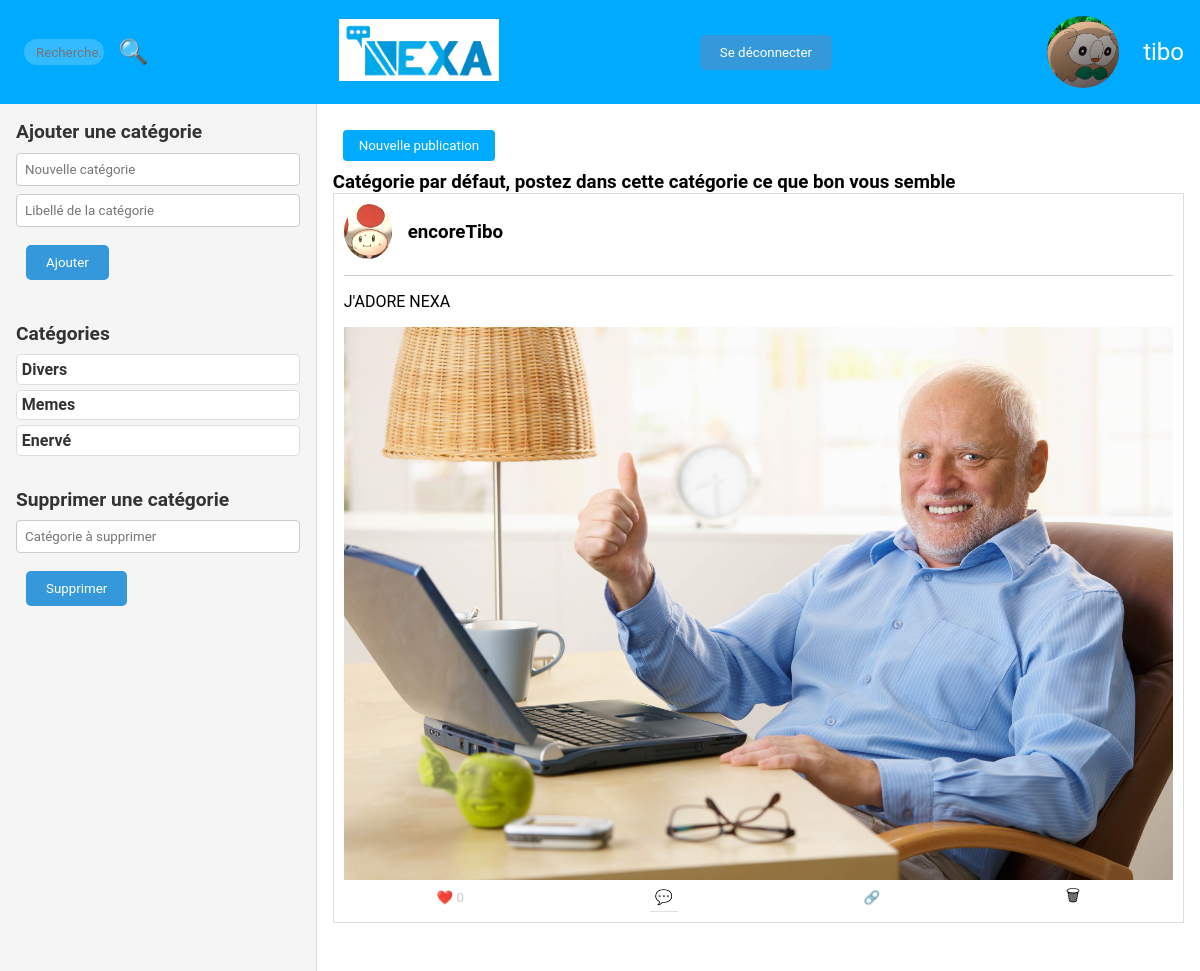
The app's page /views/dashboard.php?category=Divers (signed in), older data.
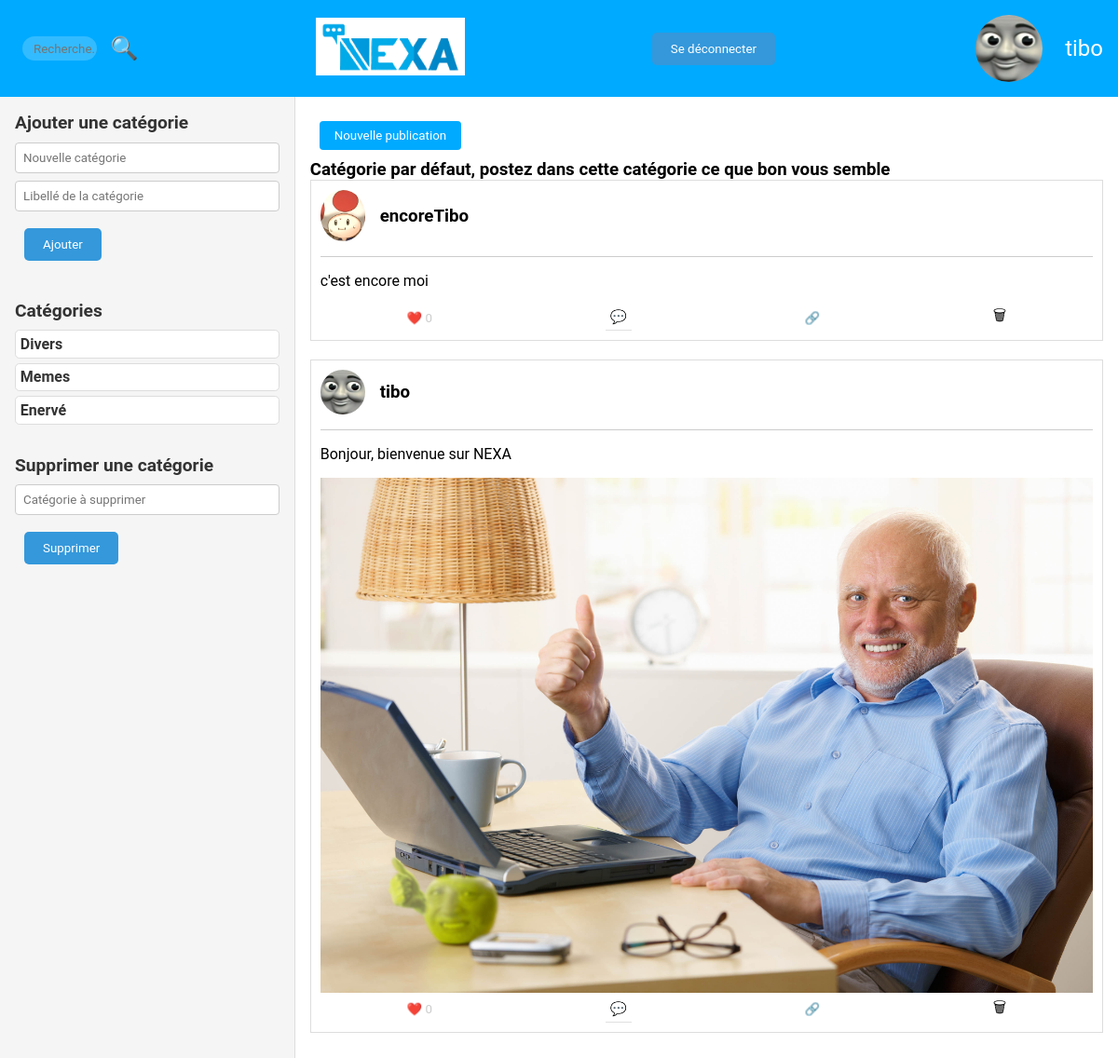
The same page, newer data.
### tables this page shows
CREATE TABLE "users" (
	"id"	INTEGER NOT NULL,
	"username"	TEXT,
	"email"	TEXT,
	"mdp"	TEXT,
	"codeMDPOublie"	TEXT,
	"pp"	TEXT,
	"is_moderator"	BOOLEAN DEFAULT 0,
	"last_connexion"	DATE,
	"first_connexion"	DATE,
	"codeInscription"	VARCHAR(10), description VARCHAR2(1000),
	PRIMARY KEY("id")
);

CREATE TABLE categorie (
    id INTEGER PRIMARY KEY,
    nom_categorie TEXT NOT NULL
, libelle VARCHAR(255));

CREATE TABLE "Post" (
              id_post INTEGER PRIMARY KEY,
              user TEXT,
              pp TEXT,
              contenu TEXT,
              Time TEXT,
              Like INTEGER DEFAULT 0,  -- Ajoutez la colonne avec la valeur par défaut
              Comment INTEGER,
              partage INTEGER,
              vues INTEGER,
              id_pere INTEGER, image TEXT, categorie VARCHAR(255),
              FOREIGN KEY(user) REFERENCES Users(user),
              FOREIGN KEY(pp) REFERENCES Users(pp)
            );

### ctrl/UserController.php (called while the page is built, shortened)
<?php
require_once $_SERVER['DOCUMENT_ROOT'] . '/models/UserModel.php';
class UserController
{
    public function getUser($email)
    {
        $userModel = new UserModel();
        $user = $userModel->getUserData($email);
        return $user;
    }
}

### models/UserModel.php (called while the page is built, shortened)
<?php
class UserModel
{
    public function connectDB()
    {
        $path = __DIR__ . "/../db/db_nexa.sqlite";
        try {
            $db = new PDO('sqlite:' . $path);
            $db->setAttribute(PDO::ATTR_ERRMODE, PDO::ERRMODE_EXCEPTION);
            return $db;
        } catch (PDOException $e) {
            die('Erreur de connexion à la base de données : ' . $e->getMessage());
        }
    }
    public function getUserData($username)
    {
        $query = "SELECT * FROM users WHERE username = :username";
        $stmt = $this->connectDB()->prepare($query);
        $stmt->bindParam(':username', $username, PDO::PARAM_STR);
        $stmt->execute();
        $user_data = $stmt->fetch(PDO::FETCH_ASSOC);
        return $user_data;
    }
}

### models/CategorieModel.php (called while the page is built, shortened)
<?php
class CategorieModel
{
    public function connectDB()
    {
        $path = __DIR__ . "/../db/db_nexa.sqlite";
        try {
            $db = new PDO('sqlite:' . $path);
            $db->setAttribute(PDO::ATTR_ERRMODE, PDO::ERRMODE_EXCEPTION);
            return $db;
        } catch (PDOException $e) {
            die('Erreur de connexion à la base de données : ' . $e->getMessage());
            session_start();
            $_SESSION["error_message"] = "Connexion impossible a la DB !";
            header('Location: ../index.php');
            exit;
        }
    }
    public function getCategorieAll()
    {
        try {
            $db = $this->connectDB();
            $query = "SELECT * FROM categorie";
            $stmt = $db->query($query);
            $categories = $stmt->fetchAll(PDO::FETCH_ASSOC);
            return $categories;
        } catch (PDOException $e) {
            error_log("Erreur lors de la récupération de toutes les catégories : " . $e->getMessage());
            return [];
        }
    }
    public function getLibelleCategorie($categorie)
    {
        $query = "SELECT libelle FROM Categorie WHERE nom_categorie = :categorie";
        $stmt = $this->connectDB()->prepare($query);
        $stmt->bindParam(':categorie', $categorie);
        $stmt->execute();
        $result = $stmt->fetch(PDO::FETCH_ASSOC);
        return $result['libelle'];
    }
}

### ctrl/CategorieController.php (called while the page is built, shortened)
<?php
require_once $_SERVER['DOCUMENT_ROOT'] . '/models/CategorieModel.php';
class CategorieController
{
    public function getCategorieAll()
    {
        $categorieModel = new CategorieModel();
        $result = $categorieModel->getCategorieAll();
        return $result;
    }
    public function getLibelleCategorie($categorie)
    {
        $categorieModel = new CategorieModel();
        $libelle = $categorieModel->getLibelleCategorie($categorie);
        return $libelle;
    }
}

### ctrl/PostController.php (called while the page is built, shortened)
<?php
require_once $_SERVER['DOCUMENT_ROOT'] . ('/models/PostModel.php');
class PostController
{
    public function getPostsByCategory($categorie, $user)
    {
        $postModel = new PostModel();
        $posts = $postModel->getPostsByCategory($categorie, $user);
        return $posts;
    }
}

### models/PostModel.php (called while the page is built, shortened)
<?php
class PostModel
{
    public function connectDB()
    {
        $path = __DIR__ . "/../db/db_nexa.sqlite";
        try {
            $db = new PDO('sqlite:' . $path);
            $db->setAttribute(PDO::ATTR_ERRMODE, PDO::ERRMODE_EXCEPTION);
            return $db;
        } catch (PDOException $e) {
            die('Erreur de connexion à la base de données : ' . $e->getMessage());
            session_start();
            $_SESSION["error_message"] = "Connexion impossible a la DB !";
            header('Location: ../index.php');
            exit;
        }
    }
    public function getPostsByCategory($categorie, $user)
    {
        $query = "SELECT Post.*,
                  (SELECT COUNT(*) FROM Likes WHERE Likes.post_id = Post.id_post) as LikeCount,
                  (SELECT COUNT(*) FROM Likes WHERE Likes.post_id = Post.id_post AND Likes.user = :user) as user_liked,
                  Users.pp AS user_pp
                  FROM Post
                  LEFT JOIN Users ON Post.user = Users.username
                  WHERE categorie = :categorie
                  AND id_pere IS NULL
                  ORDER BY Time DESC";
        $stmt = $this->connectDB()->prepare($query);
        $stmt->bindParam(':categorie', $categorie, PDO::PARAM_STR);
        $stmt->bindParam(':user', $user, PDO::PARAM_STR);
        $stmt->execute();
        $results = $stmt->fetchAll(PDO::FETCH_ASSOC);
        return $results;
    }
}

### views/dashboard.php (the view, shortened to what the changed rows need)
<?php
$user = isset($_SESSION['username']) ? $_SESSION['username'] : 'err_user';
require_once('../ctrl/UserController.php');
$userCtrl = new UserController();
$user_data = $userCtrl->getUser($user);
require_once('../ctrl/PostController.php');
if (isset($_GET['category'])) {
    $categorie = $_GET['category'];
    $postCtrl = new PostController();
    $posts = $postCtrl->getPostsByCategory($categorie, $user);
    require_once('../ctrl/CategorieController.php');
    $categorieCtrl = new CategorieController();
    $categorieLibelle = $categorieCtrl->getLibelleCategorie($categorie);
} else {
    $postCtrl = new PostController();
    $posts = $postCtrl->getPostsAll($user);
    $categorieLibelle = "Toutes les catégories";
}
require_once('../ctrl/CategorieController.php');
$categorieCtrl = new CategorieController();
$categorie_fetch = $categorieCtrl->getCategorieAll();
$categorieLeftPannel = $categorie_fetch;
$is_moderator = $user_data['is_moderator'];
?>
<!DOCTYPE html>
<html lang="fr">
<head>
    <link rel="stylesheet" href="../css/dashboard.css">
</head>
<body class="dashboard-body">
<?php include('header.php'); ?>
<main class="main-content">
    <section class="left-panel">
        <?php if ($is_moderator == 1): ?>
            <h2 class="section-title">Ajouter une catégorie</h2>
        <?php endif; ?>
        <h2 class="section-title">Catégories</h2>
        <ul id="categoryList" class="category-list">
            <?php
            foreach ($categorieLeftPannel as $categorie): ?>
                <a href="dashboard.php?category=<?php echo $categorie['nom_categorie']; ?>">
                    <h3 class="category-item">
                        <?php echo $categorie['nom_categorie']; ?>
                    </h3>
                </a>
            <?php endforeach; ?>
        </ul>
        <?php if ($is_moderator == 1): ?>
            <h2 class="section-title">Supprimer une catégorie</h2>
        <?php endif; ?>
    </section>
    <section class="right-panel">
        <button id="ouvrirPublication" class="dashboard-button">Nouvelle publication</button>
            <h3>
                <?php echo $categorieLibelle; ?>
            </h3>
        <?php include('afficherpost.php'); ?>
    </section>
</main>
</body>
</html>

### views/header.php (shortened to what the changed rows need)
<link rel="stylesheet" href="../css/header.css">
<header class="header-body">
    <div class="user-icon">
        <a href="profil.php" class="username-link"><img src="../<?php echo $user_data['pp']; ?>" alt="Profil"
                class="post-pp post-pp-hover"></a>
    </div>
</header>

### views/afficherpost.php (shortened to what the changed rows need)
<link rel="stylesheet" href="../css/afficherpost.css">
<?php
foreach ($posts as $post): ?>
    <div class="afficherpost">
        <a href="profilViewer.php?user=<?php echo $post['user']; ?>">
            <div class="post">
                <div class="post-header">
                    <img src="../<?php echo $post['user_pp']; ?>" alt="Photo de profil de l'utilisateur"
                        class="post-pp post-pp-hover">
                    <h3 class="post-username">
                        <?php echo $post['user']; ?>
                    </h3>
                </div>
        </a>
        <hr class="post-divider">
        <p class="post-content">
            <?php echo $post['contenu']; ?>
        </p>
        <?php if (!empty($post['image'])): ?>
            <img src="../<?php echo $post['image']; ?>" alt="Photo de profil" class="post-image" />
        <?php endif; ?>
        <div class="post-actions">
            <button class="post-action like" data-id_post="<?php echo $post['id_post']; ?>" <?php echo $post['user_liked'] > 0 ? 'disabled' : ''; ?>>❤️
                <?php echo $post['LikeCount']; ?>
            </button>
            <a class="post-action comment" href="post.php?id=<?php echo $post['id_post']; ?>">💬</a>
            <button class="post-action share">🔗
            </button>
            <?php if ($is_moderator == 1 || $post['user'] == $user): ?>
                <a class="post-action delete" href="supprimerPost.php?id=<?php echo $post['id_post']; ?>">🗑</a>
            <?php endif; ?>
        </div>
    </div>
<?php endforeach; ?>

Row changes from the older to the newer data that the page shows:
changed users: pp: a different picture
changed post "encoreTibo": contenu "J'ADORE NEXA" → "c'est encore moi"; image: picture removed
now on this page (row edited): post: shows a picture, user "tibo", contenu "Bonjour, bienvenue sur NEXA", image (picture), LikeCount "0"
